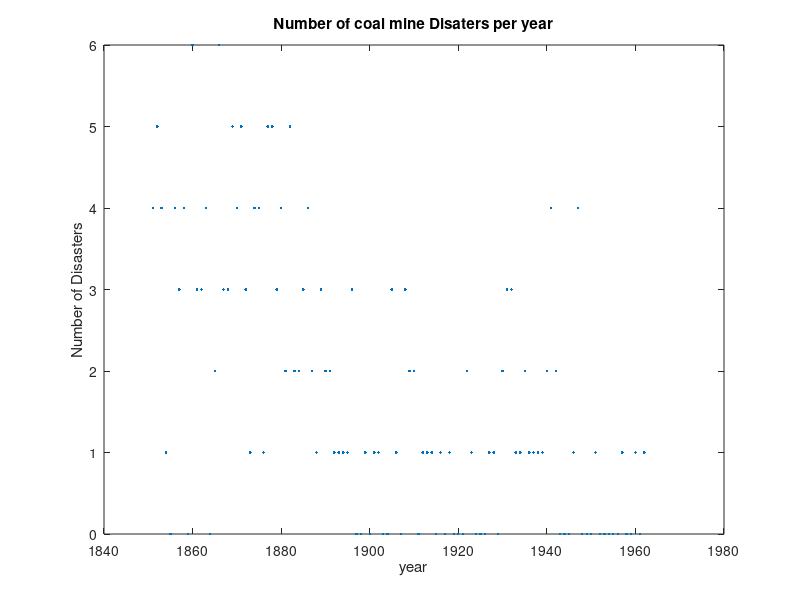

Here is the MATLAB script that generated this plot: (Note: this script raises an error after producing the figure.)
close all
clear all

%%
%% Visualization of data
load coal
figure(1); 
    plot(year,y,'.' ); 
    xlabel('year');ylabel('Number of Disasters');
    title('Number of coal mine Disaters per year')
                               
%% ALGO

n = length(y); % nb of data
m = 1100;	  % total nb of iterations

% Hyperparameters that are fixed
a1 = 0.5;
a2 = 0.5;
c1 = 0;
c2 = 0;
d1 = 1;
d2 = 1;

theta = zeros(1,m);  %Allocation of memory
lambda = zeros(1,m);  %Allocation of memory
k = zeros(1,m);       %Allocation of memory
like = zeros(1,n); % Holds probabilities for k.

% Get starting points.
k(1) = unidrnd(n,1,1);  % Note that k will indicate an index to the year 
                        ...that corresponds to a hypothesized change-point.
theta(1) = 1;
lambda(1) = 1;
b1 = 1; 
b2 = 1;

% Start the Gibbs Sampler.
for i = 2:m 
   kk = k(i-1);
   
   % Get parameters for generating theta
   t = a1 + sum(y(1:kk)); 
   lam = kk + b1;  
   % Generate the variate for theta.
   theta(i) = gamrnd(t,1/lam,1,1); 
   
   % Get parameters for generating lambda.
   t = a2 + sum(y) - sum(y(1:kk));
   lam = n-kk+b2;
   % Generate the variate for lambda.
   lambda(i) = gamrnd(t,1/lam,1,1);
   
   % Generate the parameters b1 and b2.
   b1 = gamrnd(a1+c1,1/(theta(i)+d1),1,1);
   b2 = gamrnd(a2+c2,1/(lambda(i)+d2),1,1);
   
   % Now get the probabilities for k.
   for j = 1:n
      like(j) = exp((lambda(i)-theta(i))*j)*(theta(i)/lambda(i))^sum(y(1:j));
   end
   like = like/sum(like);
   k(i) = discreteinvrnd(like,1,1); 
end  


%%  VISUALIZATION

%%%%%%%%%%% Histogram of k's %%%%%%%%%%%%%%%%%%%%%%%%%%%%%%%%%%%%%%%%%%%%%%
figure(2);
    hist(k,112);
    title('Histogram of k')

%%%%%%%%%%%%%%%%%%% Histograms of theta and lambda %%%%%%%%%%%%%%%%%%%%%%%%%%%%%%%%%
figure(3)
    subplot(1,2,1)
    hist(theta(101:1100)); 
    title('Histogram of \theta')
    subplot(1,2,2)
    hist(lambda(101:1100));
    title('Histogram of \lambda')
    
    
   
mode(k)
kk = k(101:1100);
l1 = length(kk);
l2 = length(find(kk==41)); % number of time k = 41
l2/l1   % probability P(k=41)

thetas = theta(101:1100);
lambdas = lambda(101:1100);
length(find(thetas - lambdas>0))

